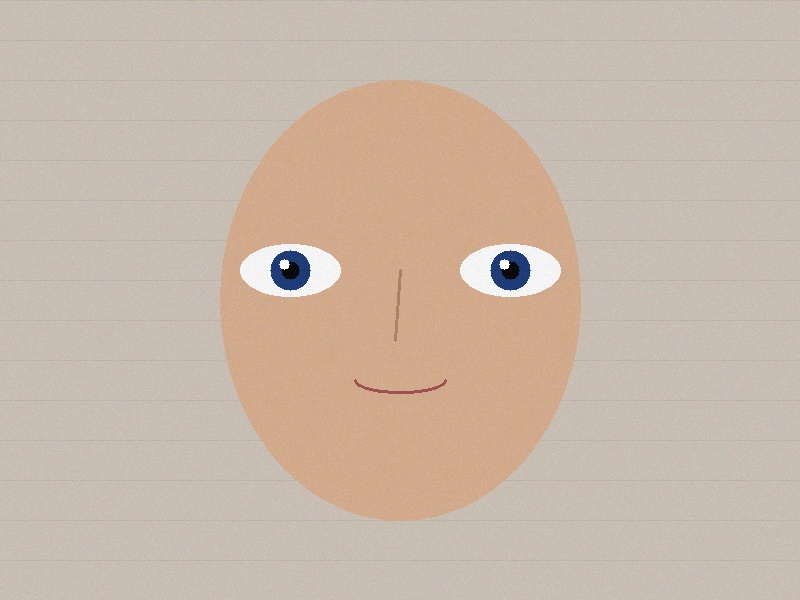
#> input picture samples/authentic_portrait.jpg, 800 x 600 px
$ python -i corneal_analyzer.py   (imports and definitions only)   (older library calls are emulated)
#> lines starting #> are read from the running program, lines starting #| are printed output that depends on the picture
#> further down, picture is the input picture: shape (600, 800, 3); mean B, G, R 170, 184.4, 201.2
"""
Corneal Specular Topology Analyzer for Project A.E.G.I.S.
Classical Computer Vision Engine for Face & Eye Detection, Image Quality Filtering,
Specular Glint Geometry Extraction, and Multi-Signal Forensic Evaluation.

Quality Filtering Pipeline (Classical CV):
  1. Face Detection & Minimum Bounding Box Resolution (Rejects tiny faces)
  2. Eye ROI Detection & Frontal Pose Symmetry (Rejects side profiles)
  3. Eye Aspect Ratio & Pupil Contrast Analysis (Rejects closed/blinking eyes)
  4. Laplacian Focus Blur Variance (Rejects blurry eyes)

Calculated Glint Metrics:
  - Glint Count
  - Glint Centroid (cx, cy)
  - Circularity (4 * pi * Area / Perimeter^2)
  - Contour Area
  - Specular Symmetry Score
"""

import os
import cv2
import numpy as np
from PIL import Image, ExifTags

# ==================== CLASSICAL CV FACE & EYE DETECTOR ====================

def detect_face_and_eyes_classical(img_bgr):
    """
    Classical CV Face and Eye Detector with Strict Quality & Pose Filtering.
    Returns 'No evidence available' if image array is empty or unreadable.
    """
    if img_bgr is None or img_bgr.size == 0:
        return False, "No evidence available: Invalid or unreadable image array.", None, None, None, None, 0.0

    h_img, w_img = img_bgr.shape[:2]
#> h_img = 600; w_img = 800
    gray = cv2.cvtColor(img_bgr, cv2.COLOR_BGR2GRAY)
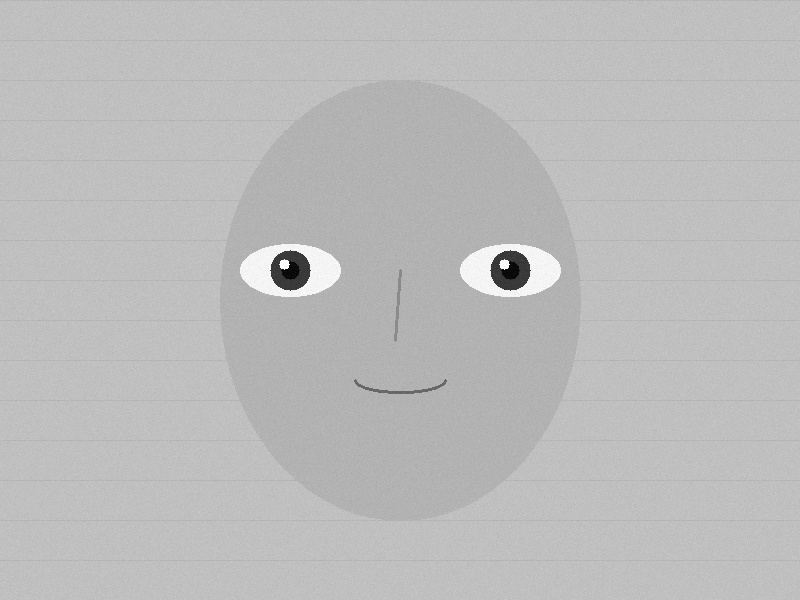
#> gray: shape (600, 800); min 0, max 255, mean 187.9

    # 1. Face Detection via OpenCV Haar Cascade (with multi-scale normalization)
    cascade_path = getattr(cv2.data, 'haarcascades', '')
    face_xml = os.path.join(cascade_path, 'haarcascade_frontalface_default.xml')
    eye_xml = os.path.join(cascade_path, 'haarcascade_eye.xml')

    faces = []
    if os.path.exists(face_xml):
        try:
            face_cascade = cv2.CascadeClassifier(face_xml)
            if not face_cascade.empty():
                # Scale down for robust detection if resolution > 1000px
                target_w = 800.0
                scale_ratio = target_w / float(w_img) if w_img > target_w else 1.0
#> scale_ratio = 1
                if scale_ratio < 1.0:
                    small_gray = cv2.resize(gray, (int(w_img * scale_ratio), int(h_img * scale_ratio)))
                else:
                    small_gray = gray

                detected_small = face_cascade.detectMultiScale(small_gray, scaleFactor=1.1, minNeighbors=4, minSize=(40, 40))
#> detected_small = ()
                for (s_x, s_y, s_w, s_h) in detected_small:
                    if scale_ratio < 1.0:
                        faces.append((int(s_x / scale_ratio), int(s_y / scale_ratio), int(s_w / scale_ratio), int(s_h / scale_ratio)))
                    else:
                        faces.append((s_x, s_y, s_w, s_h))
#> this loop made 0 passes
#> after the loop, faces = []
        except Exception:
            pass

    if len(faces) == 0:
        overall_blur = float(cv2.Laplacian(gray, cv2.CV_64F).var())
#> overall_blur = 304.7
        if overall_blur < 35.0:
            return False, "Insufficient image quality: Overall image blur too high (Laplacian Var < 35).", None, None, None, None, 15.0

        fx, fy, fw, fh = int(w_img * 0.20), int(h_img * 0.15), int(w_img * 0.60), int(h_img * 0.70)
#> fx = 160; fy = 90; fw = 480; fh = 420
        faces = [(fx, fy, fw, fh)]
#> faces = [(160, 90, 480, 420)]

    primary_face = max(faces, key=lambda f: f[2] * f[3])
#> primary_face = (160, 90, 480, 420)
    fx, fy, fw, fh = primary_face

    # Quality Check: Reject Tiny Faces
    face_area = fw * fh
    img_area = w_img * h_img
    face_ratio = face_area / float(img_area + 1e-5)

    if fw < 70 or fh < 70 or face_ratio < 0.03:
        return False, f"Insufficient image quality: Tiny face detected ({fw}x{fh} px, {face_ratio*100:.1f}% canvas).", None, None, None, None, 25.0

    face_gray = gray[fy:fy+fh, fx:fx+fw]
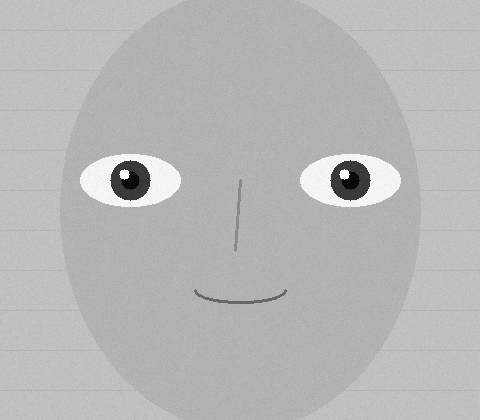
#> face_gray: shape (420, 480); min 0, max 255, mean 183.5

    # Eye Detection & Pose Filtering
    eyes = []
    if os.path.exists(eye_xml):
        try:
            eye_cascade = cv2.CascadeClassifier(eye_xml)
            if not eye_cascade.empty():
                upper_face_gray = face_gray[0:int(fh * 0.60), :]
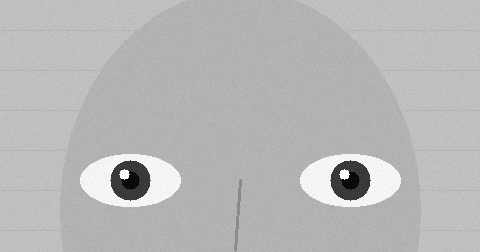
#> upper_face_gray: shape (252, 480); min 0, max 255, mean 183.6
                eyes_detected = eye_cascade.detectMultiScale(upper_face_gray, scaleFactor=1.1, minNeighbors=3, minSize=(16, 16))
#> eyes_detected = ()
                for ex, ey, ew, eh in eyes_detected:
                    eyes.append((fx + ex, fy + ey, ew, eh))
#> after the loop, eyes = []
        except Exception:
            pass

    if len(eyes) >= 2:
        eyes = sorted(eyes, key=lambda e: e[0])
        e1, e2 = eyes[0], eyes[1]

        eye1_cx = e1[0] + e1[2] / 2.0
        eye2_cx = e2[0] + e2[2] / 2.0
        eye_sep = abs(eye2_cx - eye1_cx)

        if eye_sep < (fw * 0.22) or eye_sep > (fw * 0.75):
            return False, "Insufficient image quality: Side profile or asymmetric facial pose detected.", None, None, None, None, 30.0

        if abs(e1[1] - e2[1]) > (fh * 0.15):
            return False, "Insufficient image quality: Extreme head tilt / non-frontal pose detected.", None, None, None, None, 32.0

        pad1, pad2 = int(e1[2] * 0.25), int(e2[2] * 0.25)
        l_crop = img_bgr[max(0, e1[1]-pad1):min(h_img, e1[1]+e1[3]+pad1), max(0, e1[0]-pad1):min(w_img, e1[0]+e1[2]+pad1)]
        r_crop = img_bgr[max(0, e2[1]-pad2):min(h_img, e2[1]+e2[3]+pad2), max(0, e2[0]-pad2):min(w_img, e2[0]+e2[2]+pad2)]
        l_box, r_box = e1, e2
    else:
        eye_y1, eye_y2 = int(fy + fh * 0.28), int(fy + fh * 0.58)
        l_x1, l_x2 = int(fx + fw * 0.12), int(fx + fw * 0.46)
        r_x1, r_x2 = int(fx + fw * 0.54), int(fx + fw * 0.88)

        l_crop = img_bgr[eye_y1:eye_y2, l_x1:l_x2]
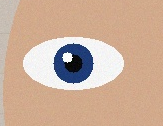
#> l_crop: shape (126, 163, 3); mean B, G, R 154.4, 174.7, 203.7
        r_crop = img_bgr[eye_y1:eye_y2, r_x1:r_x2]
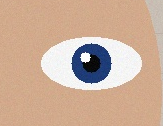
#> r_crop: shape (126, 163, 3); mean B, G, R 153.9, 174.4, 203.8
        l_box = (l_x1, eye_y1, l_x2-l_x1, eye_y2-eye_y1)
        r_box = (r_x1, eye_y1, r_x2-r_x1, eye_y2-eye_y1)

    if l_crop is None or r_crop is None or l_crop.size == 0 or r_crop.size == 0:
        return False, "Insufficient image quality: Failed to isolate eye regions of interest.", None, None, None, None, 20.0

    # Quality Check: Closed / Blinking Eyes
    l_gray = cv2.cvtColor(l_crop, cv2.COLOR_BGR2GRAY)
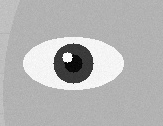
#> l_gray: shape (126, 163); min 0, max 255, mean 181
    r_gray = cv2.cvtColor(r_crop, cv2.COLOR_BGR2GRAY)
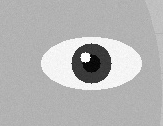
#> r_gray: shape (126, 163); min 1, max 255, mean 180.8

    l_h, l_w = l_gray.shape[:2]
    r_h, r_w = r_gray.shape[:2]

    l_ear = float(l_h) / float(l_w + 1e-5)
    r_ear = float(r_h) / float(r_w + 1e-5)

    if l_ear < 0.18 or r_ear < 0.18:
        return False, "Insufficient image quality: Closed or blinking eyes detected (Eye Aspect Ratio < 0.18).", None, None, None, None, 35.0

    # Quality Check: Blurry Eyes
    l_blur = float(cv2.Laplacian(l_gray, cv2.CV_64F).var())
#> l_blur = 1624.1
    r_blur = float(cv2.Laplacian(r_gray, cv2.CV_64F).var())
#> r_blur = 1638.9
    mean_eye_blur = (l_blur + r_blur) / 2.0
#> mean_eye_blur = 1631.5

    if l_blur < 40.0 or r_blur < 40.0:
        return False, f"Insufficient image quality: Blurry eye regions (Laplacian Var: Left={l_blur:.1f}, Right={r_blur:.1f} < 40.0).", None, None, None, None, 35.0

    quality_confidence = float(np.clip(
        40.0 + (min(mean_eye_blur, 500.0) / 10.0) + (face_ratio * 100.0 * 0.5),
        55.0, 99.0
    ))
#> quality_confidence = 99

    return True, "Quality verified", l_crop, r_crop, l_box, r_box, quality_confidence

# ==================== GLINT EXTRACTION & GEOMETRY ====================

# [365 lines left out: functions analyze_corneal_glints, eval_corneal_indicator, eval_exif_indicator, eval_jpeg_compression_indicator, eval_resolution_indicator, eval_blur_indicator and 4 more, not called in this run]

>>> import cv2
>>> picture = cv2.imread('samples/authentic_portrait.jpg')
>>> result = detect_face_and_eyes_classical(picture)
#> result = 7 items
